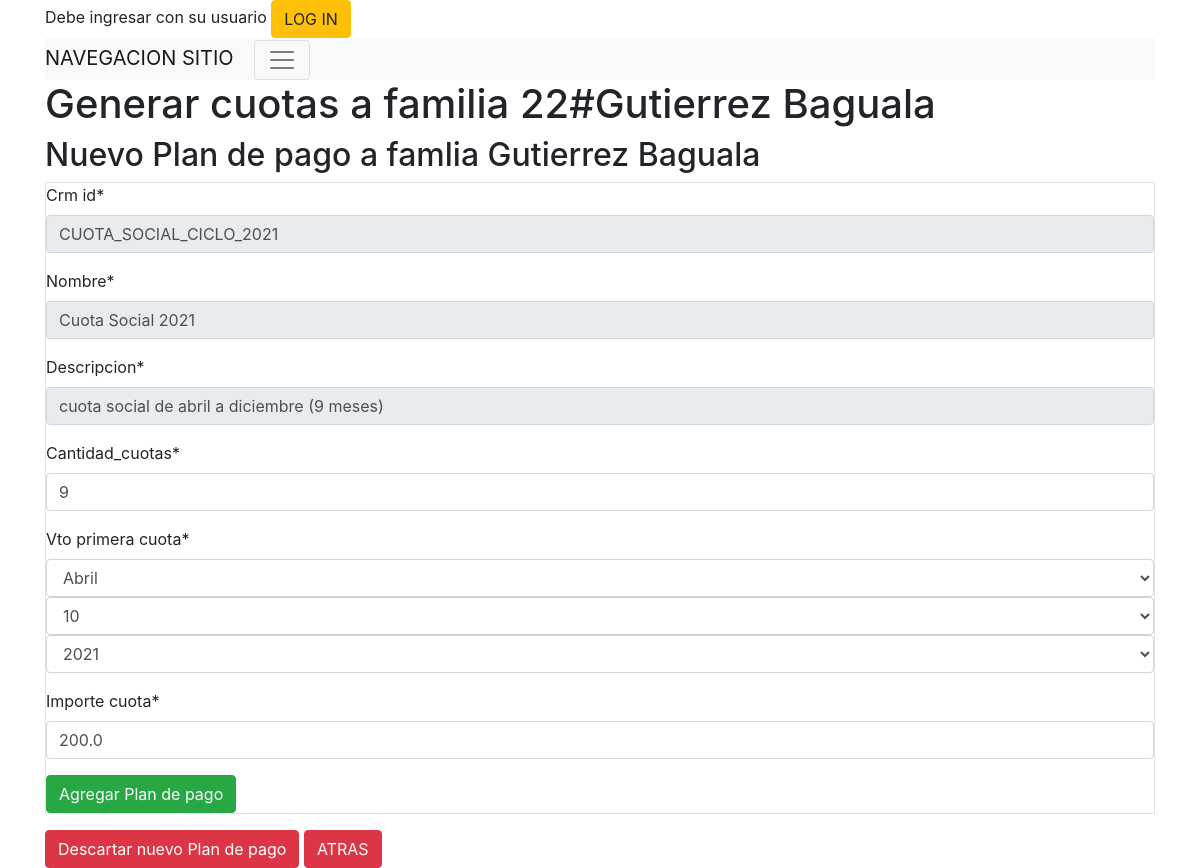
Page /cuotas/familia/nuevo_cuotas_plan/1/1 on the committed database.
### socios/models.py (models this page shows, shortened)
class Familia(models.Model):
    familia_crm_id = models.CharField(max_length=50,unique=True)
    crm_id = models.IntegerField(unique=True,null=True) # unique=True
    direccion_calle = models.CharField(max_length=50,blank=True)
    direccion_numero = models.CharField(max_length=50,blank=True)
    direccion_depto = models.CharField(max_length=50,blank=True)
    direccion_localidad = models.CharField(max_length=50,blank=True)
    direccion_provincia = models.CharField(max_length=50,blank=True)
    contacto = models.CharField(max_length=200,blank=True)
    eliminado = models.BooleanField(default=False)
    creado = models.DateTimeField('creado',auto_now_add=True)
    actualizado = models.DateTimeField('actualizado',auto_now=True)
    class Meta:
        permissions = (
                       ( "familia_crear","Agregar nueva familia"),
                       ( "familia_editar","Editar familia"),
                       ( "familia_borrar","Eliminar familia"),
                       ( "familia_ver","Ver informacion de familia" ),
                      )

### cuotas/models.py (models this page shows, shortened)
class PlanDePago(models.Model):
    crm_id = models.CharField(max_length=30)
    nombre = models.CharField(max_length=50)
    descripcion = models.CharField(max_length=300)
    creado = models.DateTimeField('creado',auto_now_add=True)
    actualizado = models.DateTimeField('actualizado',auto_now=True)
    cantidad_cuotas = models.IntegerField('cantidad_cuotas')
    vto_primera_cuota = models.DateField('vto_primera_cuota')
    importe_cuota = models.FloatField()
    eliminado = models.BooleanField(default=False)
    orden = models.IntegerField(null=True, default=0)
    plan_default = models.BooleanField(default=False)
    class Meta:
        permissions = (
                       ( "planpago_crear","Agregar nuevo plan de pago"),
                       ( "planpago_editar","Editar plan de pago"),
                       ( "planpagos_borrar","Eliminar un plan de pago"),
                       ( "planpago_ver","Ver detalle de plan de pago" ),
                      )

### cuotas/views.py (the view)
# urls.py: path('familia/nuevo_cuotas_plan/<int:familia_id>/<int:plan_pagos_id>', views.nuevo_cuotas_plan, name='nuevo_cuotas_plan'),
def nuevo_cuotas_plan(request, familia_id, plan_pagos_id):
    func = inspect.currentframe().f_back.f_code
    logger.info(" %s: %s in %s:%i" % (
        'init ',
        func.co_name,
        func.co_filename,
        func.co_firstlineno
    ))
    familia = Familia.objects.get(pk=familia_id)
    logger.info("{}) Familia {} plan de pagos {} ".format(func.co_name,familia_id,plan_pagos_id))
    print(request.POST)
    if plan_pagos_id :
        plan_de_pago = PlanDePago.objects.get(pk=plan_pagos_id)
    else:
        plan_de_pago = PlanDePago.objects.get(pk=plan_pagos_id)
    if request.method == "POST":
        form = PlanDePagoForm(request.POST,instance=plan_de_pago)
        op_title='Editar Plan de pago'
        boton_aceptar='Guardar cambios a Plan de pago'
        boton_cancelar='Descartar cambios y regresar a Plan de pago {}#{}'.format(plan_de_pago.crm_id,plan_de_pago.nombre)
        form.fields['nombre'].disabled = True
        form.fields['descripcion'].disabled = True
        form.fields['crm_id'].disabled = True
        if form.is_valid():
            print("Recibido para familia {} , sumar {} cuotas de ${} , inicia primera cuota [{}]".format(familia.familia_crm_id,form.cleaned_data['cantidad_cuotas'],form.cleaned_data['importe_cuota'],form.cleaned_data['vto_primera_cuota'] ) )
            logger.debug("CAMINO 1 Plan de Pago {}".format(plan_pagos_id))
            cant_cuotas = int(form['cantidad_cuotas'].value())
            for n in range(cant_cuotas):
                fecha_vto_cuota = form.cleaned_data['vto_primera_cuota'] + relativedelta(months=n)
                cuota_nueva = CuotaSocialFamilia(
                    vencimiento = fecha_vto_cuota,
                    importe_cuota = form.data['importe_cuota'],
                    plan_de_pago = plan_de_pago,
                    familia = familia
                )
                print('Cuota nueva {}'.format(cuota_nueva) )
                cuota_nueva.save()
            return redirect('socios:familia_detalle', familia_id=familia_id  )
    else:
        logger.debug("CAMINO 2 Plan de Pago NUEVO {}".format(plan_pagos_id))
        form = PlanDePagoForm(instance=plan_de_pago)
        form.fields['nombre'].disabled = True
        form.fields['descripcion'].disabled = True
        form.fields['crm_id'].disabled = True
    op_title='Nuevo Plan de pago a famlia {}'.format(familia.familia_crm_id)
    boton_aceptar='Agregar Plan de pago'
    boton_cancelar='Descartar nuevo Plan de pago'
    logger.debug("Plan de Pago nuevo END")
    return render(request, 'cuotas/nuevo_cuotas_plan.html', {'form': form, 'plan_de_pago':plan_de_pago, 'familia': familia, 'boton_aceptar': boton_aceptar, 'boton_cancelar': boton_cancelar, 'op_title': op_title })

### cuotas/forms.py
class PlanDePagoForm(forms.ModelForm):
    vto_primera_cuota = forms.DateField(widget = forms.SelectDateWidget(years=range(init_year_pay(), end_year_pay()) ) )
    class Meta:
        model = PlanDePago
        fields = ('crm_id', 'nombre', 'descripcion',
                  'cantidad_cuotas', 'vto_primera_cuota','importe_cuota')

### cuotas/templates/cuotas/nuevo_cuotas_plan.html (shortened to what this page needs)
{% extends "base_site.html" %}
{% block content %}
{% load crispy_forms_tags %}
<h1>Generar cuotas a familia {{ familia.crm_id }}#{{ familia.familia_crm_id }}</h1>
<h2>{{ op_title }}</h2>
<div class="post">
  <form method="POST" class="post-form table table-striped table-bordered table-hover table-responsive-xl">
    {{ form|crispy }}
    <button type="submit" class="btn btn-success" type="submit" >{{ boton_aceptar }}</button>
  </form>
</div>
<a type="button" class="btn btn-danger" href="{% url 'socios:familia_listado' error_message='Operacion cancelada' %}">{{ boton_cancelar }}</a>
<a type="button" class="btn btn-danger" href="{% url 'cuotas:nuevo_cuotas_plan_seleccion' familia_id=familia.id %}">ATRAS</a>
{% endblock content %}

### rows in the picture
Familia: crm_id "22", familia_crm_id "Gutierrez Baguala"
PlanDePago: crm_id "CUOTA_SOCIAL_CICLO_2021", nombre "Cuota Social 2021", descripcion "cuota social de abril a diciembre (9 meses)", cantidad_cuotas "9", importe_cuota "200.0"

### other values in the picture
{{ op_title }} "Nuevo Plan de pago a famlia Gutierrez Baguala"
{{ boton_aceptar }} "Agregar Plan de pago"
{{ boton_cancelar }} "Descartar nuevo Plan de pago"
